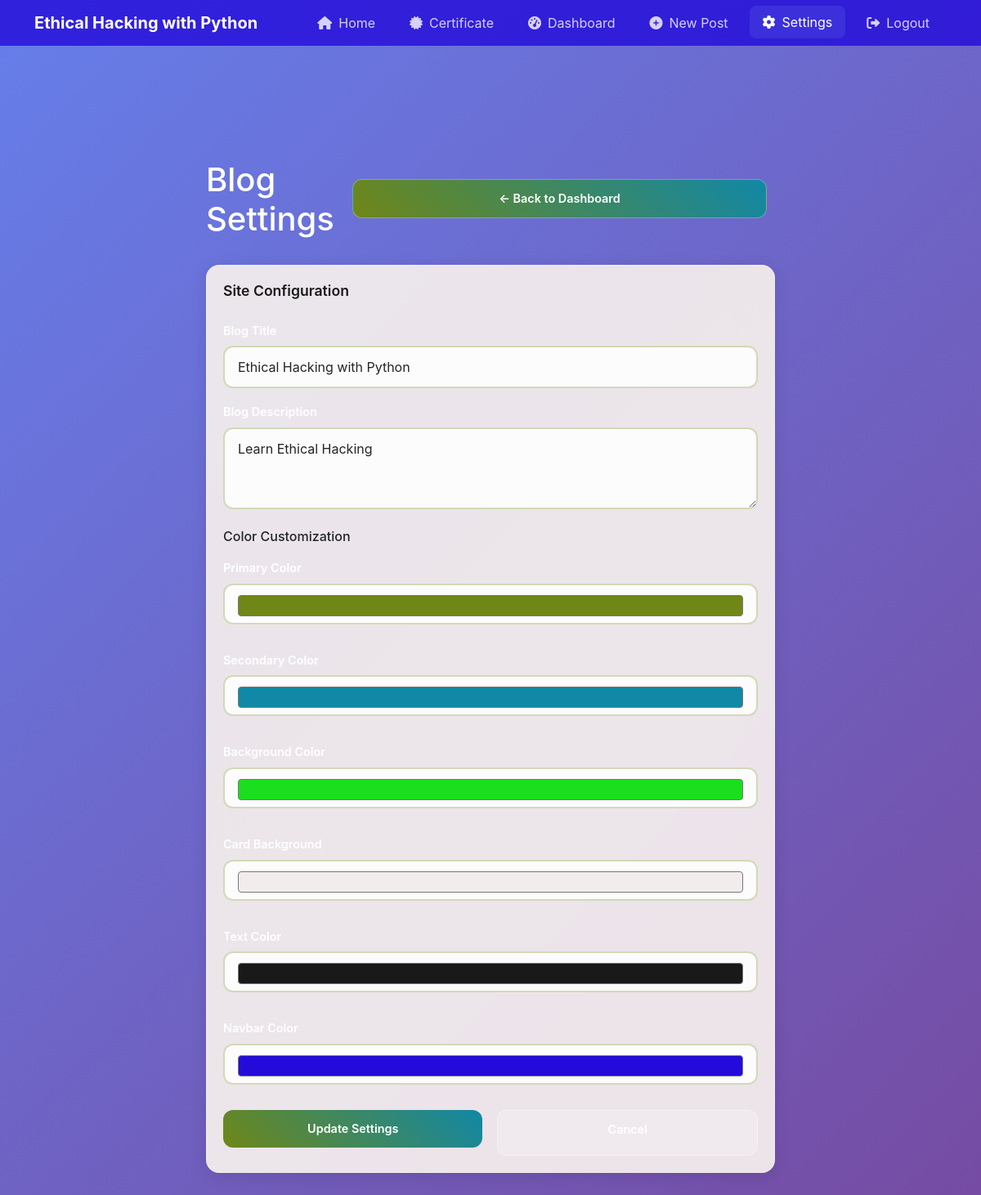
Screenshot of /admin/settings (signed in) with the database file from the repository.
### app.py (models this page shows)
class SiteSettings(db.Model):
    id = db.Column(db.Integer, primary_key=True)
    blog_title = db.Column(db.String(100), nullable=False, default='Blog CMS')
    blog_description = db.Column(db.Text, nullable=False, default='Welcome to Our Blog')
    primary_color = db.Column(db.String(7), nullable=False, default='#667eea')
    secondary_color = db.Column(db.String(7), nullable=False, default='#764ba2')
    background_color = db.Column(db.String(7), nullable=False, default='#667eea')
    card_background = db.Column(db.String(7), nullable=False, default='#ffffff')
    text_color = db.Column(db.String(7), nullable=False, default='#333333')
    navbar_color = db.Column(db.String(7), nullable=False, default='#000000')
    created_at = db.Column(db.DateTime, default=datetime.utcnow)
    updated_at = db.Column(db.DateTime, default=datetime.utcnow, onupdate=datetime.utcnow)

### app.py (the view)
    def decorated_function(*args, **kwargs):
        if 'logged_in' not in session:
            return redirect(url_for('admin_login'))
        return f(*args, **kwargs)

### app.py (called while the page is built, shortened)
def login_required(f):
    def decorated_function(*args, **kwargs):
        if 'logged_in' not in session:
            return redirect(url_for('admin_login'))
        return f(*args, **kwargs)
    decorated_function.__name__ = f.__name__
    return decorated_function

def get_site_settings():
    settings = SiteSettings.query.first()
    return settings

@app.context_processor
def inject_site_settings():
    return {'site_settings': get_site_settings()}

@app.route('/admin/settings', methods=['GET', 'POST'])
@login_required
def admin_settings():
    settings = get_site_settings()
    return render_template('admin_settings.html', settings=settings)

### templates/admin_settings.html (shortened to what this page needs)
{% extends "base.html" %}
{% block content %}
<div class="row justify-content-center">
    <div class="col-lg-8">
        <div class="d-flex justify-content-between align-items-center mb-4">
            <h1 class="text-white animate__animated animate__fadeInLeft">Blog Settings</h1>
            <a href="{{ url_for('admin_dashboard') }}" class="btn btn-secondary btn-gradient animate__animated animate__fadeInRight">← Back to Dashboard</a>
        </div>
        <div class="card blog-card animate__animated animate__fadeIn">
            <div class="card-body">
                <h5 class="card-title mb-4">Site Configuration</h5>
                <form method="POST">
                    <div class="mb-3">
                        <label for="blog_title" class="form-label">Blog Title</label>
                        <input type="text" class="form-control" id="blog_title" name="blog_title" value="{{ settings.blog_title }}" required>
                    </div>
                    <div class="mb-3">
                        <label for="blog_description" class="form-label">Blog Description</label>
                        <textarea class="form-control" id="blog_description" name="blog_description" rows="3" required>{{ settings.blog_description }}</textarea>
                    </div>
                    <h6 class="mt-4 mb-3">Color Customization</h6>
                    <div class="row">
                        <div class="col-md-6 mb-3">
                            <label for="primary_color" class="form-label">Primary Color</label>
                            <input type="color" class="form-control form-control-color" id="primary_color" name="primary_color" value="{{ settings.primary_color }}" title="Choose primary color">
                        </div>
                        <div class="col-md-6 mb-3">
                            <label for="secondary_color" class="form-label">Secondary Color</label>
                            <input type="color" class="form-control form-control-color" id="secondary_color" name="secondary_color" value="{{ settings.secondary_color }}" title="Choose secondary color">
                        </div>
                        <div class="col-md-6 mb-3">
                            <label for="background_color" class="form-label">Background Color</label>
                            <input type="color" class="form-control form-control-color" id="background_color" name="background_color" value="{{ settings.background_color }}" title="Choose background color">
                        </div>
                        <div class="col-md-6 mb-3">
                            <label for="card_background" class="form-label">Card Background</label>
                            <input type="color" class="form-control form-control-color" id="card_background" name="card_background" value="{{ settings.card_background }}" title="Choose card background color">
                        </div>
                        <div class="col-md-6 mb-3">
                            <label for="text_color" class="form-label">Text Color</label>
                            <input type="color" class="form-control form-control-color" id="text_color" name="text_color" value="{{ settings.text_color }}" title="Choose text color">
                        </div>
                        <div class="col-md-6 mb-3">
                            <label for="navbar_color" class="form-label">Navbar Color</label>
                            <input type="color" class="form-control form-control-color" id="navbar_color" name="navbar_color" value="{{ settings.navbar_color }}" title="Choose navbar color">
                        </div>
                    </div>
                    <div class="d-flex gap-2">
                        <button type="submit" class="btn btn-primary btn-gradient">Update Settings</button>
                        <a href="{{ url_for('admin_dashboard') }}" class="btn btn-secondary">Cancel</a>
                    </div>
                </form>
            </div>
        </div>
    </div>
</div>
{% endblock %}

### templates/base.html (shortened to what this page needs)
<!DOCTYPE html>
<html lang="en">
<head>
    <link href="https://cdn.jsdelivr.net/npm/bootstrap@5.1.3/dist/css/bootstrap.min.css" rel="stylesheet">
    <link rel="stylesheet" href="https://cdnjs.cloudflare.com/ajax/libs/animate.css/4.1.1/animate.min.css">
    <link rel="stylesheet" href="https://cdnjs.cloudflare.com/ajax/libs/font-awesome/6.0.0/css/all.min.css">
    <link rel="stylesheet" href="{{ url_for('static', filename='css/style.css') }}">
    <link rel="stylesheet" href="{{ url_for('dynamic_styles') }}">
</head>
<body class="mobile-app-body">
    <nav class="navbar navbar-expand-lg navbar-dark d-none d-md-flex" style="background: rgba(0, 0, 0, 0.9); backdrop-filter: blur(20px);">
        <div class="container">
            <a class="navbar-brand fw-bold" href="{{ url_for('index') }}">{{ site_settings.blog_title }}</a>
            <div class="navbar-nav ms-auto">
                <a class="nav-link {{ 'active' if request.endpoint == 'index' }}" href="{{ url_for('index') }}">
                    <i class="fas fa-home me-2"></i>Home
                </a>
                <a class="nav-link {{ 'active' if request.endpoint == 'certificate_form' }}" href="{{ url_for('certificate_form') }}">
                    <i class="fas fa-certificate me-2"></i>Certificate
                </a>
                {% if session.logged_in %}
                    <a class="nav-link {{ 'active' if request.endpoint == 'admin_dashboard' }}" href="{{ url_for('admin_dashboard') }}">
                        <i class="fas fa-tachometer-alt me-2"></i>Dashboard
                    </a>
                    <a class="nav-link {{ 'active' if request.endpoint == 'new_post' }}" href="{{ url_for('new_post') }}">
                        <i class="fas fa-plus-circle me-2"></i>New Post
                    </a>
                    <a class="nav-link {{ 'active' if request.endpoint == 'admin_settings' }}" href="{{ url_for('admin_settings') }}">
                        <i class="fas fa-cog me-2"></i>Settings
                    </a>
                    <a class="nav-link" href="{{ url_for('admin_logout') }}">
                        <i class="fas fa-sign-out-alt me-2"></i>Logout
                    </a>
                {% endif %}
            </div>
        </div>
    </nav>
    <main class="mobile-content">
        <div class="container">
            {% block content %}{% endblock %}
        </div>
    </main>
</body>
</html>

### static/css/style.css (style rules this page uses)
.mobile-app-body { margin: 0; padding: 0; font-family: -apple-system, BlinkMacSystemFont, 'Segoe UI', Roboto, Helvetica, Arial, sans-serif; background: linear-gradient(135deg, #667eea 0%, #764ba2 100%); min-height: 100vh; display: flex; flex-direction: column; }
.mobile-content { flex: 1; padding: 80px 20px 100px; max-width: 100%; margin: 0 auto; width: 100%; box-sizing: border-box; }
.navbar-dark .nav-link { color: rgba(255, 255, 255, 0.8) !important; transition: all 0.3s ease; border-radius: 8px; margin: 0 5px; padding: 8px 16px !important; }
.navbar-dark .nav-link:hover, .navbar-dark .nav-link.active { color: white !important; background: rgba(102, 126, 234, 0.2); transform: translateY(-1px); }
@media (min-width: 768px) { .mobile-content { padding: 100px 32px 40px; } }
@media (min-width: 768px) { body:not(.d-md-none) .mobile-content { padding-bottom: 40px; } }
@media (min-width: 768px) { .blog-card .card-title { font-size: clamp(1.1rem, 2vw, 1.5rem); } }
@media (min-width: 768px) { .btn-gradient { width: auto; margin-right: 10px; display: inline-block; } }
@media (min-width: 992px) { .mobile-content { padding: 120px 40px 60px; } }
@media (min-width: 992px) { .blog-card { margin-bottom: 30px; } }
@media (min-width: 992px) { .blog-card .card-body { padding: 30px; } }
@media (min-width: 1200px) { .mobile-content { padding: 140px 60px 80px; } }
@media (min-width: 1200px) { .container { max-width: 1140px; } }
@media (min-width: 1200px) { .blog-card .card-title { font-size: 1.75rem; } }
.blog-card { background: rgba(255, 255, 255, 0.95); border: none; border-radius: 16px; box-shadow: 0 4px 20px rgba(0, 0, 0, 0.1); backdrop-filter: blur(20px); border: 1px solid rgba(255, 255, 255, 0.3); transition: all 0.3s ease; margin-bottom: 20px; overflow: hidden; }
.blog-card .card-body { padding: 20px; }
.blog-card .card-title { font-size: 1.1rem; font-weight: 600; margin-bottom: 10px; line-height: 1.3; }
.btn-gradient { background: linear-gradient(45deg, #667eea, #764ba2); border: none; color: white; border-radius: 12px; padding: 12px 24px; font-weight: 600; font-size: 0.9rem; transition: all 0.3s ease; width: 100%; margin-bottom: 10px; }
.btn-secondary { background: rgba(255, 255, 255, 0.2); border: 1px solid rgba(255, 255, 255, 0.3); color: white; border-radius: 12px; padding: 12px 24px; font-weight: 600; font-size: 0.9rem; width: 100%; transition: all 0.3s ease; }
.navbar-dark { background: rgba(0, 0, 0, 0.8) !important; backdrop-filter: blur(10px); }
.form-control { border-radius: 12px; border: 2px solid rgba(255, 255, 255, 0.3); background: rgba(255, 255, 255, 0.9); padding: 12px 16px; font-size: 1rem; transition: all 0.3s ease; margin-bottom: 15px; }
.form-label { color: white; font-weight: 600; margin-bottom: 8px; font-size: 0.9rem; }
.form-control-color { width: 100%; height: 50px; border-radius: 12px; border: 2px solid rgba(255, 255, 255, 0.3); cursor: pointer; }
.col-md-6 { width: 100%; margin-bottom: 15px; }

### rows the page displays
SiteSettings: blog_title "Ethical Hacking with Python", blog_description "Learn Ethical Hacking", primary_color "#6f8717", secondary_color "#1188a6", background_color "#1bde1f", card_background "#f3ecec", text_color "#1a1919", navbar_color "#240bda"
